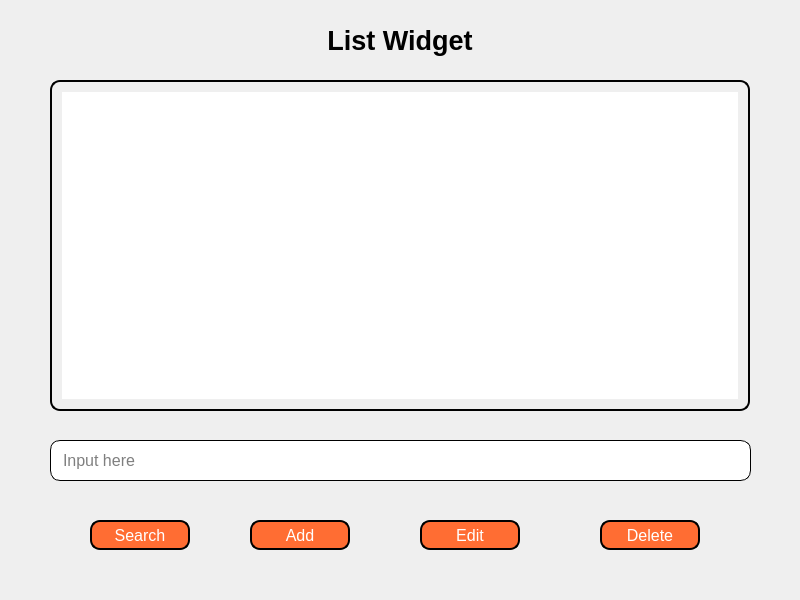
<?xml version="1.0" encoding="UTF-8"?>
<ui version="4.0">
 <class>MainWindow</class>
 <widget class="QMainWindow" name="MainWindow">
  <property name="geometry">
   <rect>
    <x>0</x>
    <y>0</y>
    <width>800</width>
    <height>600</height>
   </rect>
  </property>
  <property name="windowTitle">
   <string>MainWindow</string>
  </property>
  <widget class="QWidget" name="centralwidget">
   <widget class="QLabel" name="label">
    <property name="geometry">
     <rect>
      <x>200</x>
      <y>10</y>
      <width>400</width>
      <height>61</height>
     </rect>
    </property>
    <property name="font">
     <font>
      <pointsize>20</pointsize>
      <weight>75</weight>
      <bold>true</bold>
     </font>
    </property>
    <property name="text">
     <string>List Widget</string>
    </property>
    <property name="alignment">
     <set>Qt::AlignCenter</set>
    </property>
   </widget>
   <widget class="QListWidget" name="listWidget">
    <property name="geometry">
     <rect>
      <x>50</x>
      <y>80</y>
      <width>700</width>
      <height>331</height>
     </rect>
    </property>
    <property name="font">
     <font>
      <pointsize>12</pointsize>
     </font>
    </property>
    <property name="styleSheet">
     <string notr="true">padding: 10px;
border: 2px solid black;
border-radius: 10px;</string>
    </property>
   </widget>
   <widget class="QLineEdit" name="lineEdit">
    <property name="geometry">
     <rect>
      <x>50</x>
      <y>440</y>
      <width>701</width>
      <height>41</height>
     </rect>
    </property>
    <property name="font">
     <font>
      <pointsize>12</pointsize>
     </font>
    </property>
    <property name="styleSheet">
     <string notr="true">padding: 10px;
border: 1px solid black;
border-radius: 10px;</string>
    </property>
    <property name="placeholderText">
     <string>Input here</string>
    </property>
   </widget>
   <widget class="QPushButton" name="btn_add">
    <property name="geometry">
     <rect>
      <x>250</x>
      <y>520</y>
      <width>100</width>
      <height>30</height>
     </rect>
    </property>
    <property name="font">
     <font>
      <pointsize>12</pointsize>
     </font>
    </property>
    <property name="styleSheet">
     <string notr="true">QPushButton{
	background-color: rgb(255, 109, 51);
	border: 2px solid black;
	border-radius: 10px;
	color: white;
}

QPushButton:hover{
	background-color: rgb(203, 93, 2);
	border: 2px solid black;
	border-radius: 10px;
	color: white;
}</string>
    </property>
    <property name="text">
     <string>Add</string>
    </property>
   </widget>
   <widget class="QPushButton" name="btn_search">
    <property name="geometry">
     <rect>
      <x>90</x>
      <y>520</y>
      <width>100</width>
      <height>30</height>
     </rect>
    </property>
    <property name="font">
     <font>
      <pointsize>12</pointsize>
     </font>
    </property>
    <property name="styleSheet">
     <string notr="true">QPushButton{
	background-color: rgb(255, 109, 51);
	border: 2px solid black;
	border-radius: 10px;
	color: white;
}

QPushButton:hover{
	background-color: rgb(203, 93, 2);
	border: 2px solid black;
	border-radius: 10px;
	color: white;
}</string>
    </property>
    <property name="text">
     <string>Search</string>
    </property>
   </widget>
   <widget class="QPushButton" name="btn_edit">
    <property name="geometry">
     <rect>
      <x>420</x>
      <y>520</y>
      <width>100</width>
      <height>30</height>
     </rect>
    </property>
    <property name="font">
     <font>
      <pointsize>12</pointsize>
     </font>
    </property>
    <property name="styleSheet">
     <string notr="true">QPushButton{
	background-color: rgb(255, 109, 51);
	border: 2px solid black;
	border-radius: 10px;
	color: white;
}

QPushButton:hover{
	background-color: rgb(203, 93, 2);
	border: 2px solid black;
	border-radius: 10px;
	color: white;
}</string>
    </property>
    <property name="text">
     <string>Edit</string>
    </property>
   </widget>
   <widget class="QPushButton" name="btn_delete">
    <property name="geometry">
     <rect>
      <x>600</x>
      <y>520</y>
      <width>100</width>
      <height>30</height>
     </rect>
    </property>
    <property name="font">
     <font>
      <pointsize>12</pointsize>
     </font>
    </property>
    <property name="styleSheet">
     <string notr="true">QPushButton{
	background-color: rgb(255, 109, 51);
	border: 2px solid black;
	border-radius: 10px;
	color: white;
}

QPushButton:hover{
	background-color: rgb(203, 93, 2);
	border: 2px solid black;
	border-radius: 10px;
	color: white;
}</string>
    </property>
    <property name="text">
     <string>Delete</string>
    </property>
   </widget>
  </widget>
 </widget>
 <resources/>
 <connections/>
</ui>
